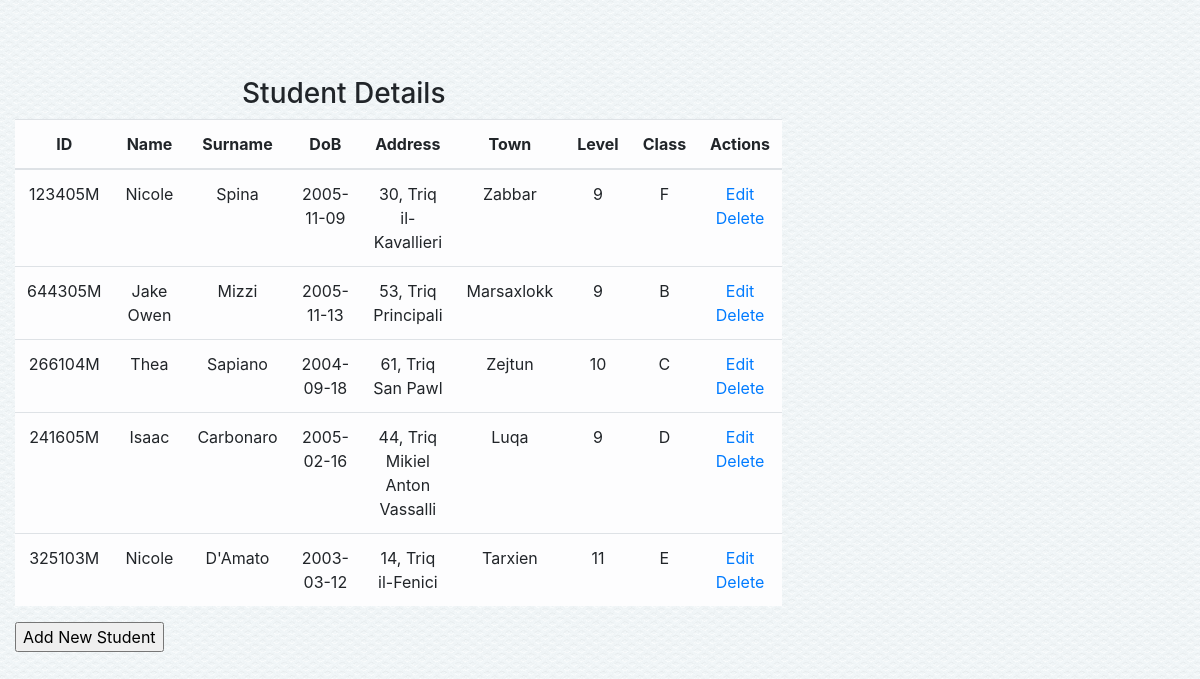
The page / on the database its author committed.
### tables this page shows
CREATE TABLE `students` (
  `id` varchar(10) NOT NULL,
  `name` varchar(30) NOT NULL,
  `surname` varchar(30) NOT NULL,
  `dob` date NOT NULL,
  `address` varchar(50) NOT NULL,
  `town` varchar(30) NOT NULL,
  `level` int(2) DEFAULT NULL,
  `class` char(1) DEFAULT NULL,
  PRIMARY KEY (`id`)
);

### index.php (the view, shortened to what this page needs)
<?php
$pdo=Database::connect();
$sql="SELECT * FROM Students";
$studentDetails = $pdo->prepare($sql);
$studentDetails->execute();
?>
<!DOCTYPE html>
<html>
    <head>
        <link rel="stylesheet" href="https://stackpath.bootstrapcdn.com/bootstrap/4.1.0/css/bootstrap.min.css">
        <link rel='stylesheet' href='MyStyle.css'>
    </head>
    <body>
        <div class ="row" style="min-height: 77px">
            <nav class="navbar static-top" style="max-width: 1200px;">
            </nav>
        </div>
        <div class="row">
            <div class="col-sm-7">
                <div class="col-sm-12">
                    <form method="POST" action="">
                        <table class="table table-hover table-light">
                            <thead>
                            <h3 style="text-align: center">Student Details </h3>
                                <tr>
                                    <th> ID </th><th> Name </th><th> Surname </th>
                                    <th> DoB </th><th> Address </th><th> Town </th>
                                    <th> Level </th><th> Class </th><th> Actions </th>
                                </tr>
                            </thead>
                            <tbody>
                                <?php foreach ($studentDetails as $student): ?>
                                <tr>
                                    <td><?php echo htmlspecialchars($student['id']); ?></td>
                                    <td><?php echo htmlspecialchars($student['name']); ?></td>
                                    <td><?php echo htmlspecialchars($student['surname']); ?></td>
                                    <td><?php echo htmlspecialchars($student['dob']); ?></td>
                                    <td><?php echo htmlspecialchars($student['address']); ?></td>
                                    <td><?php echo htmlspecialchars($student['town']); ?></td>
                                    <td><?php echo htmlspecialchars($student['level']); ?></td>
                                    <td><?php echo htmlspecialchars($student['class']); ?></td>
                                    <td><a href="?edit=<?php echo $student['id'];?>" >Edit</a>
                                        <a href="?delete=<?php echo $student['id'];?>">Delete</a></td>
                                </tr>
                                <?php endforeach;?>
                            </tbody>
                        </table>
                        <input type="submit" name="Add" value="Add New Student">
                    </form>
                </div>
            </div>
            <div class="col-sm-5">
            </div>
        </div>
    </body>
</html>

### MyStyle.css (style rules this page uses)
table { text-align:center; padding-top: 65px; }
body { background-image: url("images/polaroid.png"); }

### rows shown on the page
students: id "123405M", name "Nicole", surname "Spina", dob "2005-11-09", address "30, Triq il-Kavallieri", town "Zabbar", level "9", class "F"
students: id "644305M", name "Jake Owen", surname "Mizzi", dob "2005-11-13", address "53, Triq Principali", town "Marsaxlokk", level "9", class "B"
students: id "266104M", name "Thea", surname "Sapiano", dob "2004-09-18", address "61, Triq San Pawl", town "Zejtun", level "10", class "C"
students: id "241605M", name "Isaac", surname "Carbonaro", dob "2005-02-16", address "44, Triq Mikiel Anton Vassalli", town "Luqa", level "9", class "D"
students: id "325103M", name "Nicole", surname "D'Amato", dob "2003-03-12", address "14, Triq il-Fenici", town "Tarxien", level "11", class "E"
